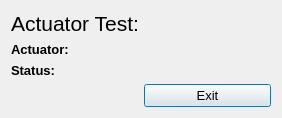
<?xml version="1.0" encoding="UTF-8"?>
<ui version="4.0">
 <class>actuatortest_Dialog</class>
 <widget class="QDialog" name="actuatortest_Dialog">
  <property name="windowModality">
   <enum>Qt::ApplicationModal</enum>
  </property>
  <property name="geometry">
   <rect>
    <x>0</x>
    <y>0</y>
    <width>282</width>
    <height>112</height>
   </rect>
  </property>
  <property name="sizePolicy">
   <sizepolicy hsizetype="Expanding" vsizetype="Expanding">
    <horstretch>0</horstretch>
    <verstretch>0</verstretch>
   </sizepolicy>
  </property>
  <property name="minimumSize">
   <size>
    <width>0</width>
    <height>0</height>
   </size>
  </property>
  <property name="maximumSize">
   <size>
    <width>16777215</width>
    <height>16777215</height>
   </size>
  </property>
  <property name="font">
   <font>
    <family>Liberation Sans</family>
   </font>
  </property>
  <property name="windowTitle">
   <string>Actuator Test</string>
  </property>
  <layout class="QGridLayout" name="gridLayout">
   <item row="0" column="0" colspan="2">
    <widget class="QLabel" name="title_label">
     <property name="sizePolicy">
      <sizepolicy hsizetype="Expanding" vsizetype="Preferred">
       <horstretch>0</horstretch>
       <verstretch>0</verstretch>
      </sizepolicy>
     </property>
     <property name="font">
      <font>
       <pointsize>16</pointsize>
      </font>
     </property>
     <property name="text">
      <string>Actuator Test:</string>
     </property>
    </widget>
   </item>
   <item row="1" column="0">
    <widget class="QLabel" name="actuatortitle_label">
     <property name="sizePolicy">
      <sizepolicy hsizetype="Expanding" vsizetype="Preferred">
       <horstretch>0</horstretch>
       <verstretch>0</verstretch>
      </sizepolicy>
     </property>
     <property name="font">
      <font>
       <pointsize>10</pointsize>
       <weight>75</weight>
       <bold>true</bold>
      </font>
     </property>
     <property name="text">
      <string>Actuator:</string>
     </property>
    </widget>
   </item>
   <item row="1" column="1">
    <widget class="QLabel" name="actuator_label">
     <property name="sizePolicy">
      <sizepolicy hsizetype="Expanding" vsizetype="Preferred">
       <horstretch>0</horstretch>
       <verstretch>0</verstretch>
      </sizepolicy>
     </property>
     <property name="font">
      <font>
       <pointsize>10</pointsize>
      </font>
     </property>
     <property name="text">
      <string/>
     </property>
    </widget>
   </item>
   <item row="2" column="0">
    <widget class="QLabel" name="statustitle_label">
     <property name="sizePolicy">
      <sizepolicy hsizetype="Expanding" vsizetype="Preferred">
       <horstretch>0</horstretch>
       <verstretch>0</verstretch>
      </sizepolicy>
     </property>
     <property name="font">
      <font>
       <pointsize>10</pointsize>
       <weight>75</weight>
       <bold>true</bold>
      </font>
     </property>
     <property name="text">
      <string>Status:</string>
     </property>
    </widget>
   </item>
   <item row="2" column="1">
    <widget class="QLabel" name="status_label">
     <property name="sizePolicy">
      <sizepolicy hsizetype="Expanding" vsizetype="Preferred">
       <horstretch>0</horstretch>
       <verstretch>0</verstretch>
      </sizepolicy>
     </property>
     <property name="font">
      <font>
       <pointsize>10</pointsize>
      </font>
     </property>
     <property name="text">
      <string/>
     </property>
    </widget>
   </item>
   <item row="3" column="1">
    <widget class="QPushButton" name="exit_pushButton">
     <property name="sizePolicy">
      <sizepolicy hsizetype="Expanding" vsizetype="Preferred">
       <horstretch>0</horstretch>
       <verstretch>0</verstretch>
      </sizepolicy>
     </property>
     <property name="font">
      <font>
       <pointsize>10</pointsize>
      </font>
     </property>
     <property name="text">
      <string>Exit</string>
     </property>
    </widget>
   </item>
  </layout>
 </widget>
 <resources/>
 <connections/>
</ui>
